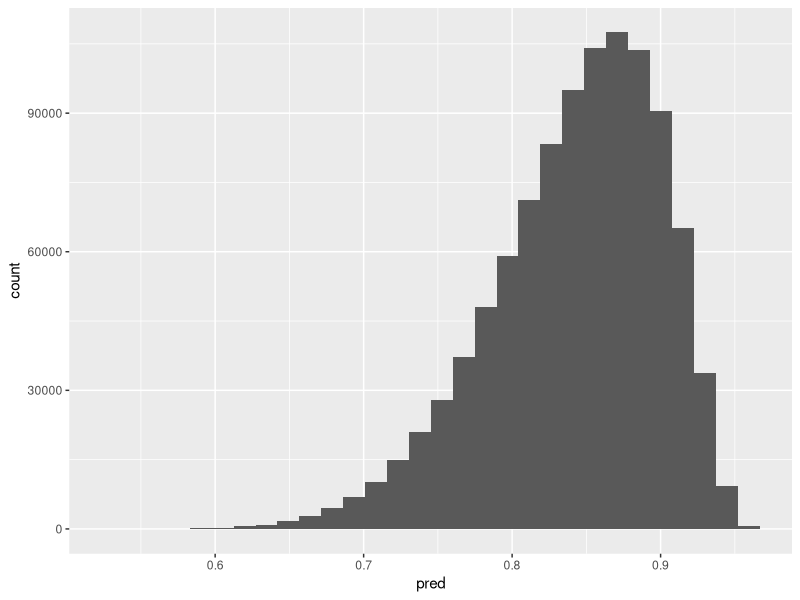

Reproduce this figure in R.
library(tidyverse)

sample_size = 1000000

df <- data.frame(
  age_first_arrest = sample(8:76, sample_size, replace = TRUE),
  mental_health_level = sample(1:6, sample_size, replace = TRUE),
  gender = sample(0:1, sample_size, replace = TRUE),
  marijuana_conviction = sample(0:1, sample_size, replace = TRUE),
  history_revocations = sample(0:2, sample_size, replace = TRUE),
  age_release = sample(2920:33580, sample_size, replace = TRUE), # Sketchy
  employment_history = sample(0:1, sample_size, replace = TRUE),
  history_drugs_alcohol = sample(0:2, sample_size, replace = TRUE),
  felony_convictions = sample(0:2, sample_size, replace = TRUE),
  crime_type_other = sample(0:1, sample_size, replace = TRUE),
  crime_type_property = sample(0:1, sample_size, replace = TRUE),
  crime_type_sex = sample(0:1, sample_size, replace = TRUE),
  crime_type_sexual_violent = sample(0:1, sample_size, replace = TRUE),
  crime_type_violent = sample(0:1, sample_size, replace = TRUE),
  offender_class = sample(1:22, sample_size, replace = TRUE),
  time_served = sample(0:48, sample_size, replace = TRUE),
  p07_job_placement = sample(0:1, sample_size, replace = TRUE),
  prior_recidivisms = sample(0:5, sample_size, replace = TRUE)
)

institutional_risk_model2 <- function(X) {
  logit <- function(X) {
    0.003*X$age_first_arrest + 
    -0.006*X$mental_health_level + 
    0.043*X$gender + 
    -0.011*X$marijuana_conviction + 
    0.165*X$history_revocations + 
    -0.000*X$age_release + 
    0.000*X$age_release^2 + 
    0.015*X$employment_history + 
    0.014*X$history_drugs_alcohol + 
    0.040*X$felony_convictions + 
    0.131*X$crime_type_other +
    0.105*X$crime_type_property + 
    0.219*X$crime_type_sex + 
    0.282*X$crime_type_sexual_violent + 
    0.206*X$crime_type_violent + 
    0.047*X$offender_class + 
    0.007*X$time_served + 
    0.047*X$p07_job_placement + 
    0.255*X$prior_recidivisms + 
    -0.049*X$prior_recidivisms^2 + 
    0.000*X$age_release*X$prior_recidivisms
  }
  risk <- exp(logit(X)) / (1 + exp(logit(X)))
  return(risk)
}

df$pred <- institutional_risk_model2(df)

df %>%
  ggplot(aes(x = pred)) + 
  geom_histogram()

mean(df$pred)
median(df$pred)
sd(df$pred)